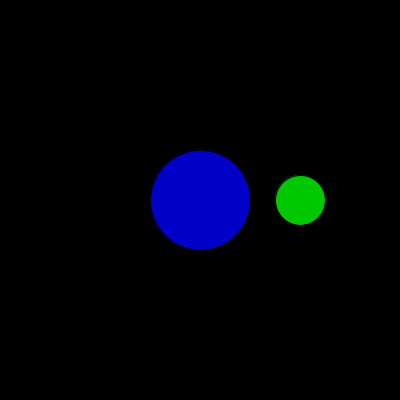
Frame 1 (no input)
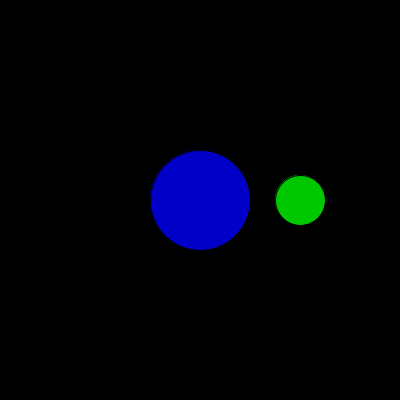
Frame 2 (the mouse pressed at the canvas centre, redrawn once)

The Processing sketch that drew these frames (run headless with seeded random() and noise(); the mouse was pressed at the canvas centre and the sketch redrawn once):

// Processing sketch: processing_130452
// ── processing_130452.pde

// Copyright 2014 Jacklynn Pham
// Week 3, ICE #4

float x,y,diam; //global variables - not inside braces
color col;

//*********** SETUP***********************
void setup() // setup header
{
  size (400, 400);
  smooth(); 
  background (0);
  
  col = color(0,200,0);
}

//*********** DRAW ***********************
void draw () // draw header, repeats 60x a second
{
  fill( 0, 200, 0 ); 
 circle( 200, 200, 100 ); 
 
 circle( 300, 200, 50, col ); 
 noLoop( ); 
}//** end draw

void circle (float x, float y, float diam, color c)
{
 fill(col);
 ellipse(x,y,diam,diam); 
}

void circle (float x, float y, float diam)
{
 fill(0,0,200);
 ellipse(x,y,diam,diam); 
}
